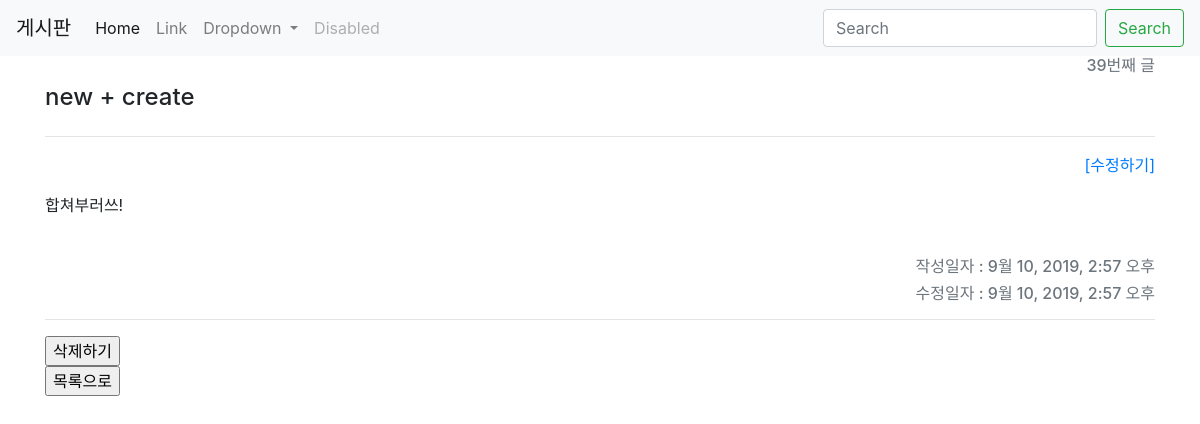
The page /articles/39/ on the database its author committed.
### articles/models.py (models this page shows, shortened)
class Article(models.Model):
    title = models.CharField(max_length=10)
    content = models.TextField()
    created_at = models.DateTimeField(auto_now_add=True)
    updated_at = models.DateTimeField(auto_now=True)

### articles/views.py (the view)
# urls.py: path('<int:article_pk>/', views.detail, name='detail'),
def detail(request, article_pk):
    article = Article.objects.get(pk=article_pk)
    context = {
        'article': article
    }
    return render(request, 'articles/detail.html', context)

### articles/templates/articles/detail.html (shortened to what this page needs)
{% extends 'articles/base.html' %}
{% block body %}
  <div><h6 class="text-right text-secondary">{{ article.id }}번째 글 </h6></div>
  <h4 style="display:inline-block;"> {{ article.title }}</h4>
  <hr>
  <p  class="text-right">
    <a href="{% url 'articles:update' article.pk %}" class="text-right ml-auto">[수정하기]</a>
  </p>
  <div><p>{{ article.content }}</p></div>
  <br>
  <h6 class="text-right text-secondary ml-auto">작성일자 : {{ article.created_at }}</h6>
  <h6 class="text-right text-secondary">수정일자 : {{ article.updated_at }}</h6>
  <hr>
  <form action="{% url 'articles:delete' article.pk %}" method="POST" onclick="return confirm('REALLY DELETE?')">
    <input type="submit" value="삭제하기">
  </form>
  <form action="{% url 'articles:index' %}">
    <input type="submit" value="목록으로">
  </form>
{% endblock %}

### rows shown on the page
Article: id "39", title "new + create", content "합쳐부러쓰!", created_at "9월 10, 2019, 2:57 오후", updated_at "9월 10, 2019, 2:57 오후"
